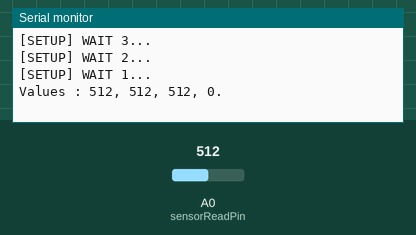
Simulated run of this sketch. Board: ESP8266 (NodeMCU). On the bench: the last lines printed to the serial monitor. The inputs (shaded band) are chosen by the test bench; at power-on: A0 (sensorReadPin) = 512. WiFi joins after 1.5 s; servers stay silent unless stated.

Above: at 7.1 s.
7.2 s: A0 (sensorReadPin) set to 533
At 9.8 s:
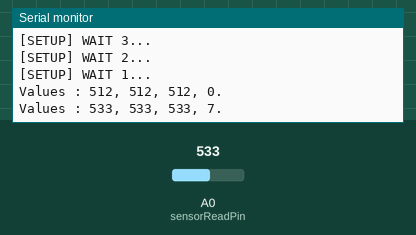
10.2 s: A0 (sensorReadPin) set to 511
At 11.3 s:
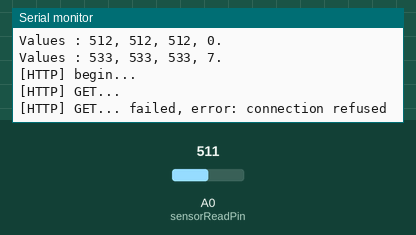
Timing chart, 0 to 13.2 s (numbered marks = the images above; inputs shaded):
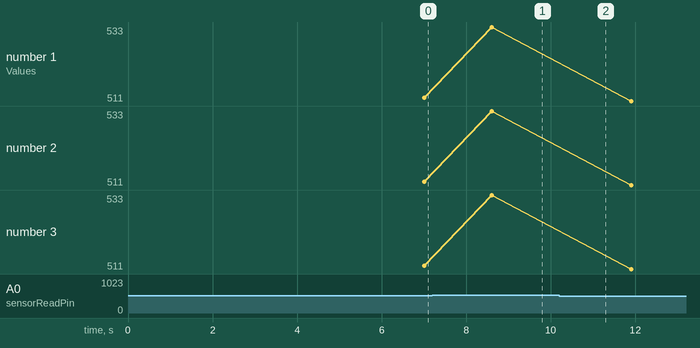

Measured:
- after the input at 7.2 s, the serial monitor: prints a new line after 1.4 s (image 1)
- plotted number 1: 512 → 533 after the input at 7.2 s, 533 → 511 after the input at 10.2 s
- plotted number 2: 512 → 533 after the input at 7.2 s, 533 → 511 after the input at 10.2 s
- plotted number 3: 512 → 533 after the input at 7.2 s, 533 → 511 after the input at 10.2 s

The sketch:

client.ino
```cpp
/**
   BasicHTTPClient.ino

    Created on: 24.05.2015

*/

#include <Arduino.h>

#include <ESP8266WiFi.h>
#include <ESP8266WiFiMulti.h>

#include <ESP8266HTTPClient.h>

#include <WiFiClient.h>

#define sensorPin1 D2
#define sensorPin2 D3
#define sensorPin3 D4
#define sensorReadPin A0


int sensor1Value = 0, sensor2Value=0, sensor3Value=0;
int initSensor1Value = 0, initSensor2Value=0, initSensor3Value=0;
int state = 0, oldState = 0;

ESP8266WiFiMulti WiFiMulti;

void readSensors() {

  digitalWrite(sensorPin1, HIGH);
  delay(200);
  sensor1Value = analogRead(sensorReadPin);
  delay(100);
  digitalWrite(sensorPin1, LOW);
  delay(100);
  digitalWrite(sensorPin2, HIGH);
  delay(200);
  sensor2Value = analogRead(sensorReadPin);
  delay(100);
  digitalWrite(sensorPin2, LOW);
  delay(100);
  digitalWrite(sensorPin3, HIGH);
  delay(200);
  sensor3Value = analogRead(sensorReadPin);
  delay(100);
  digitalWrite(sensorPin3, LOW);
}

void debugValues() {
  Serial.print("Values : ");
  Serial.print(sensor1Value);
  Serial.print(", ");
  Serial.print(sensor2Value);
  Serial.print(", ");
  Serial.print(sensor3Value);
  Serial.print(", ");
  Serial.print(state);
  Serial.println(".");
}

void updateState() {
  if(
    (sensor1Value <= (initSensor1Value + 7)) &&
    (sensor2Value <= (initSensor2Value + 7)) &&
    (sensor3Value <= (initSensor3Value + 7))
    ) state = 0;
  else if(
    (sensor1Value >= (initSensor1Value + 10)) &&
    (sensor2Value <= (initSensor2Value + 7)) &&
    (sensor3Value <= (initSensor3Value + 7))
    ) state = 1;
  else if(
    (sensor1Value <= (initSensor1Value + 7)) &&
    (sensor2Value >= (initSensor2Value + 10)) &&
    (sensor3Value <= (initSensor3Value + 7))
    ) state = 2;
  else if(
    (sensor1Value <= (initSensor1Value + 7)) &&
    (sensor2Value <= (initSensor2Value + 7)) &&
    (sensor3Value >= (initSensor3Value + 10))
    ) state = 3;
  else if(
    (sensor1Value >= (initSensor1Value + 10)) &&
    (sensor2Value >= (initSensor2Value + 10)) &&
    (sensor3Value <= (initSensor3Value + 7))
    ) state = 4;
  else if(
    (sensor1Value >= (initSensor1Value + 10)) &&
    (sensor2Value <= (initSensor2Value + 7)) &&
    (sensor3Value >= (initSensor3Value + 10))
    ) state = 5;
  else if(
    (sensor1Value <= (initSensor1Value + 7)) &&
    (sensor2Value >= (initSensor2Value + 10)) &&
    (sensor3Value >= (initSensor3Value + 10))
    ) state = 6;
  else if(
    (sensor1Value >= (initSensor1Value + 10)) &&
    (sensor2Value >= (initSensor2Value + 10)) &&
    (sensor3Value >= (initSensor3Value + 10))
    ) state = 7;
}

void setInitValues(){
  initSensor1Value = sensor1Value;
  initSensor2Value = sensor2Value;
  initSensor3Value = sensor3Value;
}

void sendData(String url) {
  if ((WiFiMulti.run() == WL_CONNECTED)) {

    WiFiClient client;

    HTTPClient http;

    Serial.print("[HTTP] begin...\n");
    if (http.begin(client, "http://192.168.4.1/"+url)) {  // HTTP


      Serial.print("[HTTP] GET...\n");
      // start connection and send HTTP header
      int httpCode = http.GET();

      // httpCode will be negative on error
      if (httpCode > 0) {
        // HTTP header has been send and Server response header has been handled
        Serial.printf("[HTTP] GET... code: %d\n", httpCode);

        // file found at server
        if (httpCode == HTTP_CODE_OK || httpCode == HTTP_CODE_MOVED_PERMANENTLY) {
          String payload = http.getString();
          Serial.println(payload);
        }
      } else {
        Serial.printf("[HTTP] GET... failed, error: %s\n", http.errorToString(httpCode).c_str());
      }

      http.end();
    } else {
      Serial.printf("[HTTP} Unable to connect to Server !!");
    }
  } else {
      Serial.printf("[HTTP} Unable to connect to WIFI !!");
  }
}

void setup() {

  Serial.begin(115200);
  // Serial.setDebugOutput(true);
  pinMode(sensorPin1, OUTPUT);
  pinMode(sensorPin2, OUTPUT);
  pinMode(sensorPin3, OUTPUT);

  digitalWrite(sensorPin1, LOW);
  digitalWrite(sensorPin2, LOW);
  digitalWrite(sensorPin3, LOW);

  Serial.println();
  Serial.println();
  Serial.println();

  for (uint8_t t = 3; t > 0; t--) {
    Serial.printf("[SETUP] WAIT %d...\n", t);
    Serial.flush();
    readSensors();
    setInitValues();
    delay(500);
  }

  WiFi.mode(WIFI_STA);
  WiFiMulti.addAP("STASSID", "11235813");

  readSensors();
  setInitValues();


}

void loop() {
  readSensors();
  updateState();
  debugValues();
  if (state == 0)
      setInitValues();
  else if (oldState != state) {
    oldState = state;
    sendData("state"+String(state));
  }

  delay(500);
}
```
